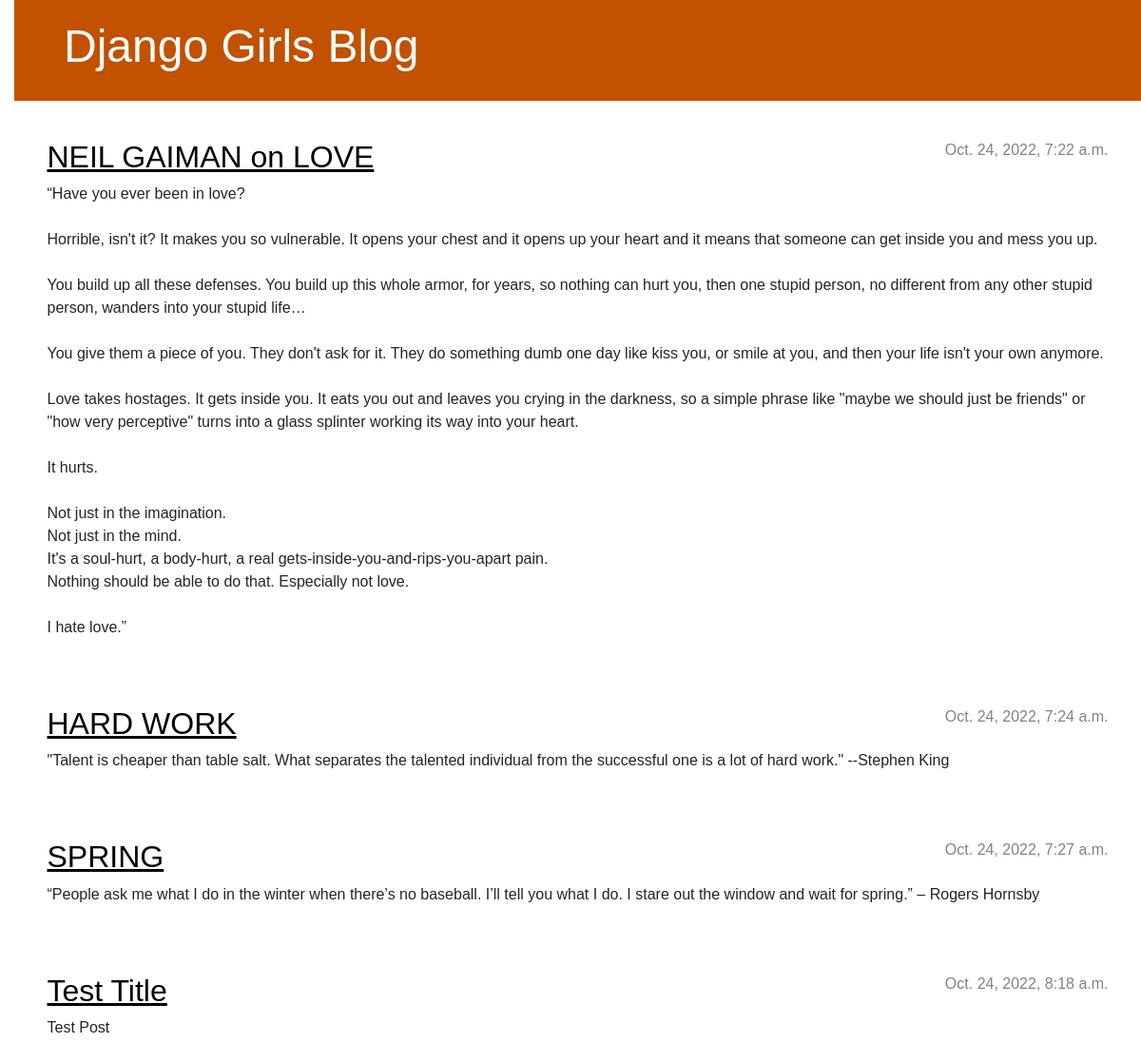
Before: / with the older database file.
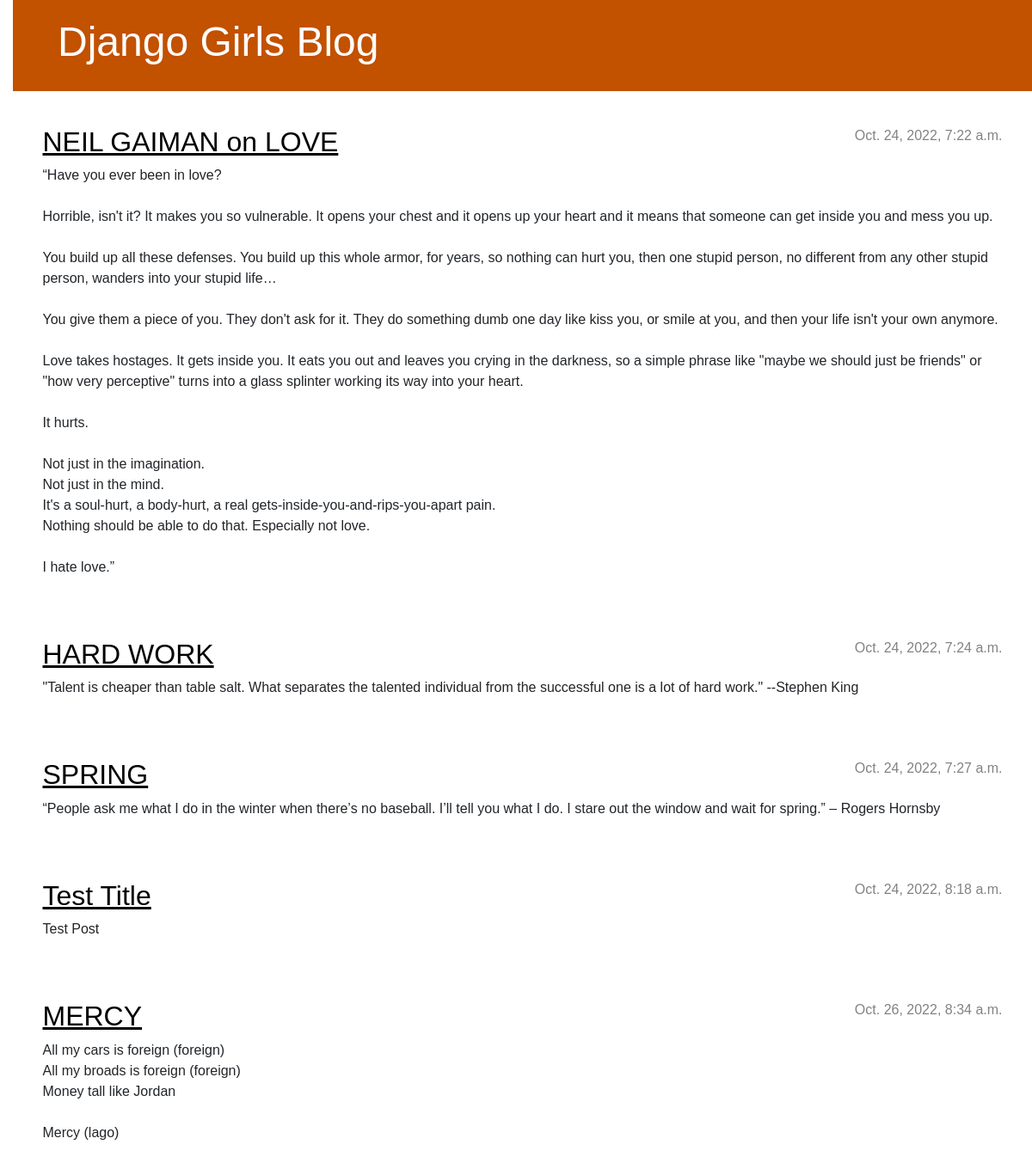
After: the same page with the newer database file.
### blog/models.py (models this page shows, shortened)
class Post(models.Model):
    author = models.ForeignKey(settings.AUTH_USER_MODEL, on_delete=models.CASCADE)
    title = models.CharField(max_length=200)
    text = models.TextField()
    created_date = models.DateTimeField(default=timezone.now)
    published_date = models.DateTimeField(blank=True, null=True)

### blog/views.py (the view)
# urls.py: path('', views.post_list, name='post_list'),
def post_list(request):
    posts = Post.objects.filter(published_date__lte=timezone.now()).order_by('published_date')
    return render(request, 'blog/post_list.html', {'posts': posts})

### blog/templates/blog/post_list.html
{% extends 'blog/base.html' %}
{% block content %}
    {% for post in posts %}
        <article class="post">
            <time class="date">
                {{ post.published_date}}
            </time>
            <h2><a href="{% url 'post_detail' pk=post.pk %}">{{ post.title }}</a></h2>            <p>{{ post.text|linebreaksbr }}</p>
        </article>
    {% endfor %}
{% endblock %}

### blog/templates/blog/base.html (shortened to what this page needs)
{% load static %}
<!DOCTYPE html>
<html>
    <head>
        <link rel="stylesheet" href="https://cdn.jsdelivr.net/npm/bootstrap@5.1.3/dist/css/bootstrap.min.css">
        <link rel="stylesheet" href="{% static 'css/blog.css' %}">
        <link rel="stylesheet" href="https://use.typekit.net/cbh6gfh.css">
    </head>
    <body>
        <header class="page-header">
            <div class="container">
                <h1><a href="/">Django Girls Blog</a></h1>
            </div>
        </header>
        <main class="container">
            <div class="row">
                <div class="col">
                {% block content %}
                {% endblock %}
                </div>
            </div>
        </main>
    </body>
</html>

### blog/static/css/blog.css (style rules this page uses)
* { font-family: sofia-pro, sans-serif; font-weight: 400; font-style: normal; }
body { padding-left: 15px; }
.page-header { background-color: #C25100; margin-top: 0; margin-bottom: 40px; padding: 20px 20px 20px 40px; }
.page-header h1, .page-header h1 a, .page-header h1 a:visited, .page-header h1 a:active { color: #ffffff; font-size: 36pt; text-decoration:none; }
.date { color: #828282; }
.post { margin-bottom: 70px; }
.post h2 a, .post h2 a:visited { color: #000000; }
.post > .date, .post > .actions { float:right; }

Changed rows visible on the page:
added Post: published_date "Oct. 26, 2022, 8:34 a.m.", title "MERCY", text "All my cars is foreign (foreign) All my broads is foreign (foreign) Money tall like Jordan Mercy (lago)"
